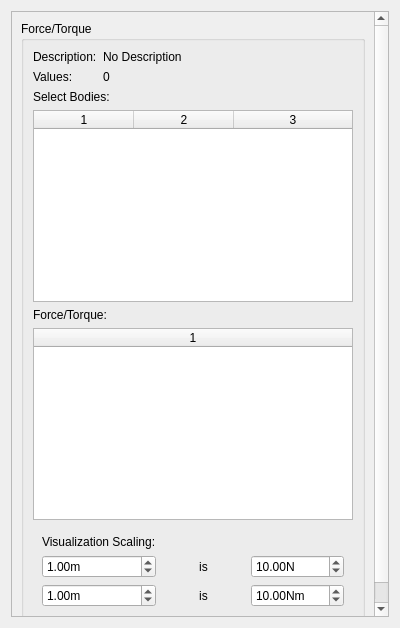
<?xml version="1.0" encoding="UTF-8"?>
<ui version="4.0">
 <class>ForceTorqueWidget</class>
 <widget class="QWidget" name="ForceTorqueWidget">
  <property name="geometry">
   <rect>
    <x>0</x>
    <y>0</y>
    <width>400</width>
    <height>628</height>
   </rect>
  </property>
  <property name="windowTitle">
   <string>Form</string>
  </property>
  <layout class="QGridLayout" name="gridLayout">
   <item row="0" column="0">
    <widget class="QScrollArea" name="_scroll">
     <property name="horizontalScrollBarPolicy">
      <enum>Qt::ScrollBarAlwaysOff</enum>
     </property>
     <property name="widgetResizable">
      <bool>true</bool>
     </property>
     <widget class="QWidget" name="_contents">
      <property name="geometry">
       <rect>
        <x>0</x>
        <y>0</y>
        <width>384</width>
        <height>612</height>
       </rect>
      </property>
      <layout class="QGridLayout" name="gridLayout_3">
       <item row="0" column="0">
        <widget class="QGroupBox" name="_groupBox">
         <property name="title">
          <string>Force/Torque</string>
         </property>
         <layout class="QGridLayout" name="gridLayout_6">
          <item row="0" column="0">
           <layout class="QFormLayout" name="_infoLayout">
            <item row="0" column="0">
             <widget class="QLabel" name="_descriptionLabel">
              <property name="text">
               <string>Description:</string>
              </property>
             </widget>
            </item>
            <item row="0" column="1">
             <widget class="QLabel" name="_description">
              <property name="text">
               <string>No Description</string>
              </property>
              <property name="wordWrap">
               <bool>true</bool>
              </property>
             </widget>
            </item>
            <item row="1" column="0">
             <widget class="QLabel" name="_valuesLabel">
              <property name="text">
               <string>Values:</string>
              </property>
             </widget>
            </item>
            <item row="1" column="1">
             <widget class="QLabel" name="_values">
              <property name="text">
               <string>0</string>
              </property>
             </widget>
            </item>
           </layout>
          </item>
          <item row="1" column="0">
           <layout class="QVBoxLayout" name="_tableLayout">
            <item>
             <widget class="QLabel" name="_pairLabel">
              <property name="text">
               <string>Select Bodies:</string>
              </property>
             </widget>
            </item>
            <item>
             <widget class="QTableWidget" name="_pairs">
              <property name="editTriggers">
               <set>QAbstractItemView::NoEditTriggers</set>
              </property>
              <property name="selectionBehavior">
               <enum>QAbstractItemView::SelectRows</enum>
              </property>
              <property name="columnCount">
               <number>3</number>
              </property>
              <attribute name="horizontalHeaderShowSortIndicator" stdset="0">
               <bool>true</bool>
              </attribute>
              <attribute name="horizontalHeaderStretchLastSection">
               <bool>true</bool>
              </attribute>
              <attribute name="verticalHeaderVisible">
               <bool>false</bool>
              </attribute>
              <attribute name="verticalHeaderDefaultSectionSize">
               <number>20</number>
              </attribute>
              <column/>
              <column/>
              <column/>
             </widget>
            </item>
            <item>
             <widget class="QLabel" name="_tableLabel">
              <property name="text">
               <string>Force/Torque:</string>
              </property>
             </widget>
            </item>
            <item>
             <widget class="QTableWidget" name="_table">
              <property name="editTriggers">
               <set>QAbstractItemView::NoEditTriggers</set>
              </property>
              <property name="selectionBehavior">
               <enum>QAbstractItemView::SelectRows</enum>
              </property>
              <property name="columnCount">
               <number>1</number>
              </property>
              <attribute name="horizontalHeaderShowSortIndicator" stdset="0">
               <bool>true</bool>
              </attribute>
              <attribute name="horizontalHeaderStretchLastSection">
               <bool>true</bool>
              </attribute>
              <attribute name="verticalHeaderVisible">
               <bool>false</bool>
              </attribute>
              <attribute name="verticalHeaderDefaultSectionSize">
               <number>20</number>
              </attribute>
              <column/>
             </widget>
            </item>
           </layout>
          </item>
          <item row="2" column="0">
           <widget class="QWidget" name="_scalingWidget" native="true">
            <layout class="QGridLayout" name="gridLayout_2">
             <item row="1" column="1">
              <widget class="QLabel" name="_scaingLinLabel">
               <property name="text">
                <string>is</string>
               </property>
               <property name="alignment">
                <set>Qt::AlignCenter</set>
               </property>
              </widget>
             </item>
             <item row="0" column="0">
              <widget class="QLabel" name="_scalingLabel">
               <property name="text">
                <string>Visualization Scaling:</string>
               </property>
              </widget>
             </item>
             <item row="1" column="2">
              <widget class="QDoubleSpinBox" name="_scalingLinB">
               <property name="suffix">
                <string>N</string>
               </property>
               <property name="maximum">
                <double>999999.000000000000000</double>
               </property>
               <property name="value">
                <double>10.000000000000000</double>
               </property>
              </widget>
             </item>
             <item row="1" column="0">
              <widget class="QDoubleSpinBox" name="_scalingLinA">
               <property name="suffix">
                <string>m</string>
               </property>
               <property name="decimals">
                <number>2</number>
               </property>
               <property name="maximum">
                <double>9999.000000000000000</double>
               </property>
               <property name="singleStep">
                <double>0.010000000000000</double>
               </property>
               <property name="value">
                <double>1.000000000000000</double>
               </property>
              </widget>
             </item>
             <item row="2" column="0">
              <widget class="QDoubleSpinBox" name="_scalingAngA">
               <property name="suffix">
                <string>m</string>
               </property>
               <property name="maximum">
                <double>9999.000000000000000</double>
               </property>
               <property name="singleStep">
                <double>0.010000000000000</double>
               </property>
               <property name="value">
                <double>1.000000000000000</double>
               </property>
              </widget>
             </item>
             <item row="2" column="1">
              <widget class="QLabel" name="_scalingAngLabel">
               <property name="text">
                <string>is</string>
               </property>
               <property name="alignment">
                <set>Qt::AlignCenter</set>
               </property>
              </widget>
             </item>
             <item row="2" column="2">
              <widget class="QDoubleSpinBox" name="_scalingAngB">
               <property name="suffix">
                <string>Nm</string>
               </property>
               <property name="maximum">
                <double>9999.000000000000000</double>
               </property>
               <property name="value">
                <double>10.000000000000000</double>
               </property>
              </widget>
             </item>
            </layout>
           </widget>
          </item>
         </layout>
        </widget>
       </item>
      </layout>
     </widget>
    </widget>
   </item>
  </layout>
 </widget>
 <resources/>
 <connections/>
</ui>
